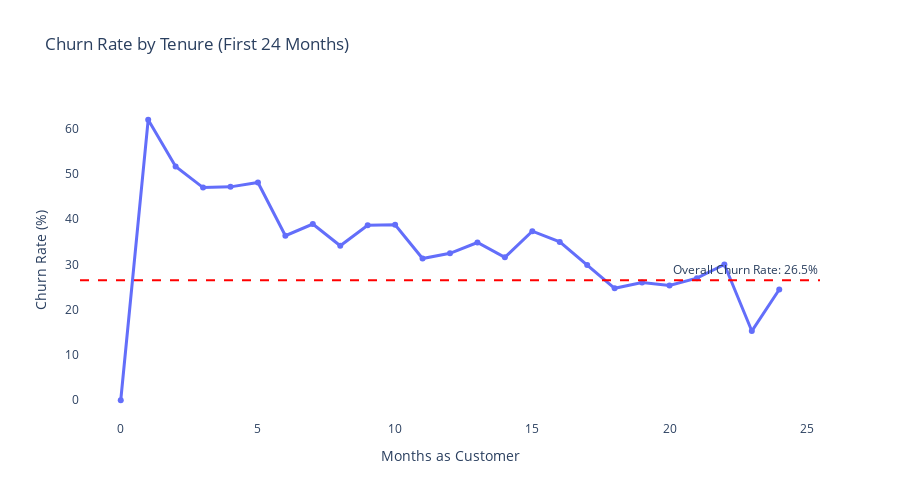

The cell this chart's notebook holds for it:
### Markdown cell above
# ============================================
# 4. CHART 2: CHURN RATE BY TENURE (0-24 MONTHS)
# ============================================

### Code cell
tenure_df = df[df['tenure'] <= 24].copy()
tenure_churn = tenure_df.groupby('tenure')['Churn'].apply(lambda x: (x == 'Yes').mean() * 100).reset_index()
tenure_churn.columns = ['Tenure_Months', 'Churn_Rate']

fig2 = px.line(tenure_churn, 
               x='Tenure_Months', 
               y='Churn_Rate',
               title='Churn Rate by Tenure (First 24 Months)',
               labels={'Tenure_Months': 'Months as Customer', 'Churn_Rate': 'Churn Rate (%)'},
               markers=True)

fig2.add_hline(y=churn_rate, line_dash="dash", line_color="red", 
               annotation_text=f"Overall Churn Rate: {churn_rate:.1f}%")

fig2.update_traces(line_color='#636EFA', line_width=3)
fig2.update_layout(
    plot_bgcolor='white',
    height=500,
    showlegend=False
)
fig2.show()

print("\nHighest Risk Tenure Periods:")
print(tenure_churn.nlargest(5, 'Churn_Rate').to_string(index=False))

### Figure 1 — Plotly figure (JSON) as saved in the notebook; plotly's stock layout.template omitted (floating-point values rounded to 4 significant figures)
{"data": [{"hovertemplate": "Months as Customer=%{x}<br>Churn Rate (%)=%{y}<extra></extra>", "legendgroup": "", "line": {"color": "#636EFA", "dash": "solid", "width": 3}, "marker": {"symbol": "circle"}, "mode": "lines+markers", "name": "", "orientation": "v", "showlegend": false, "type": "scatter", "x": [0, 1, 2, 3, 4, 5, 6, 7, 8, 9, 10, 11, 12, 13, 14, 15, 16, 17, 18, 19, 20, 21, 22, 23, 24], "xaxis": "x", "y": [0.0, 61.99, 51.68, 47.0, 47.16, 48.12, 36.36, 38.93, 34.15, 38.66, 38.79, 31.31, 32.48, 34.86, 31.58, 37.37, 35.0, 29.89, 24.74, 26.03, 25.35, 26.98, 30.0, 15.29, 24.47], "yaxis": "y"}], "layout": {"annotations": [{"showarrow": false, "text": "Overall Churn Rate: 26.5%", "x": 1, "xanchor": "right", "xref": "x domain", "y": 26.54, "yanchor": "bottom", "yref": "y"}], "height": 500, "legend": {"tracegroupgap": 0}, "plot_bgcolor": "white", "shapes": [{"line": {"color": "red", "dash": "dash"}, "type": "line", "x0": 0, "x1": 1, "xref": "x domain", "y0": 26.54, "y1": 26.54, "yref": "y"}], "showlegend": false, "title": {"text": "Churn Rate by Tenure (First 24 Months)"}, "xaxis": {"anchor": "y", "domain": [0, 1], "title": {"text": "Months as Customer"}}, "yaxis": {"anchor": "x", "domain": [0, 1], "title": {"text": "Churn Rate (%)"}}}}
